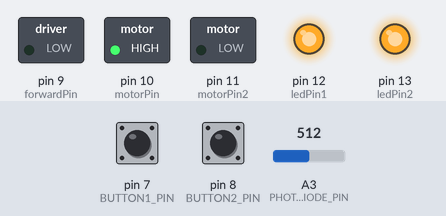
The sketch below on a simulated Arduino Uno, built with avr-gcc and run on an emulated ATmega328P. Shown: switched loads named in the sketch (green lamp = pin HIGH), output pins drawn as LEDs (lit = HIGH). Inputs (shaded band) come from the test bench; at power-on: pin 7 (BUTTON1_PIN) LOW, pin 8 (BUTTON2_PIN) LOW, A3 (PHOTODIODE_PIN) = 512. What the sketch prints to the serial monitor is not drawn.

Above: at 1.2 s.
1.3 s: pin 7 (BUTTON1_PIN) pulled HIGH for 0.15 s
At 1.6 s:
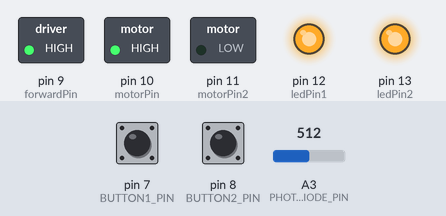
2.9 s: pin 8 (BUTTON2_PIN) pulled HIGH for 0.15 s
At 3.01 s:
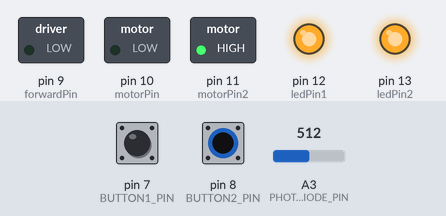
4.6 s: pin 8 (BUTTON2_PIN) pulled HIGH for 3.2 s
At 8.9 s:
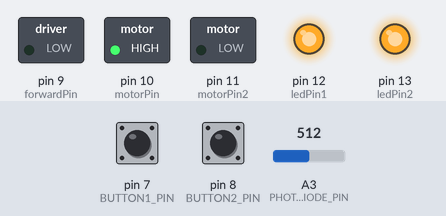
9.3 s: pin 7 (BUTTON1_PIN) pulled HIGH for 1 s
At 10.3 s:
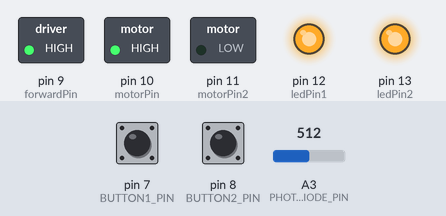
14.8 s: A3 (PHOTODIODE_PIN) set to 1009
17.8 s: A3 (PHOTODIODE_PIN) set to 985
Timing chart, 0 to 20.3 s (numbered marks = the images above; inputs shaded):
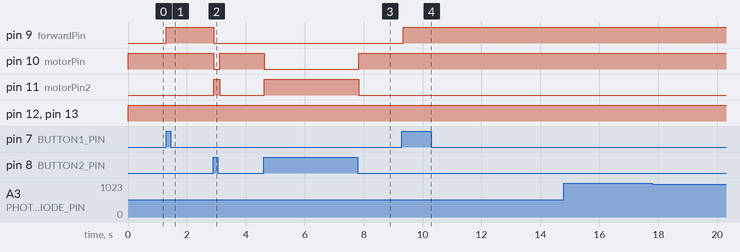

Measured:
- after the input at 1.3 s, pin 9 (forwardPin): LOW → HIGH at once
- after the input at 2.9 s, pin 9 (forwardPin): HIGH → LOW at once; pin 10 (motorPin): HIGH → LOW at once, → HIGH 0.20 s later; pin 11 (motorPin2): LOW → HIGH at once, → LOW 0.20 s later
- after the input at 4.6 s, pin 10 (motorPin): HIGH → LOW at once, → HIGH 3.2 s later; pin 11 (motorPin2): LOW → HIGH at once, → LOW 3.2 s later
- after the input at 9.3 s, pin 9 (forwardPin): LOW → HIGH at once
- after the input at 14.8 s, every drawn part: stays the same
- after the input at 17.8 s, every drawn part: stays the same

The sketch:

motor1.ino
```cpp
#define BUTTON2_PIN 8
#define BUTTON1_PIN 7
#define PHOTODIODE_PIN A3

int photoDiodePin = 2;
int motorPin = 10;
int motorPin2 = 11;
int rightButtonState = 0;
int leftButtonState = 0;
int ledPin1 = 12;
int ledPin2 = 13;
int photodiodeReading = 0;
int forwardPin = 9;
int currentDirection = -1; // Current direction of the robot (-1 for left, 1 for right)

void setup() {
    pinMode(motorPin, OUTPUT);
    pinMode(motorPin2, OUTPUT);
    pinMode(forwardPin, OUTPUT);
    pinMode(BUTTON1_PIN, INPUT);
    pinMode(BUTTON2_PIN, INPUT);
    pinMode(PHOTODIODE_PIN, INPUT);
    pinMode(photoDiodePin, INPUT);
    pinMode(ledPin1, OUTPUT);
    pinMode(ledPin2, OUTPUT);

    Serial.begin(9600);
    setMotorDirection(currentDirection);
}

void loop() {
    digitalWrite(ledPin1, HIGH);
    digitalWrite(ledPin2, HIGH);
    digitalWrite(photoDiodePin, HIGH);
    rightButtonState = digitalRead(BUTTON1_PIN);
    leftButtonState = digitalRead(BUTTON2_PIN);

    if (rightButtonState == HIGH) {
        digitalWrite(motorPin, HIGH);
        digitalWrite(motorPin2, LOW);
        digitalWrite(forwardPin, HIGH);
    } else if (leftButtonState == HIGH) {
        digitalWrite(motorPin, LOW);
        digitalWrite(motorPin2, HIGH);
        digitalWrite(forwardPin, LOW);
    } else {
        digitalWrite(motorPin, HIGH);
        digitalWrite(motorPin2, LOW);
    }

    photodiodeReading = analogRead(PHOTODIODE_PIN);

    Serial.print("Photodiode reading: ");
    Serial.println(photodiodeReading);

    delay(100);
}

void setMotorDirection(int direction) {
  if (direction == -1) {
    digitalWrite(motorPin, HIGH);
    digitalWrite(motorPin2, LOW);
  } else {
    digitalWrite(motorPin, LOW);
    digitalWrite(motorPin2, HIGH);
  }
}
```
